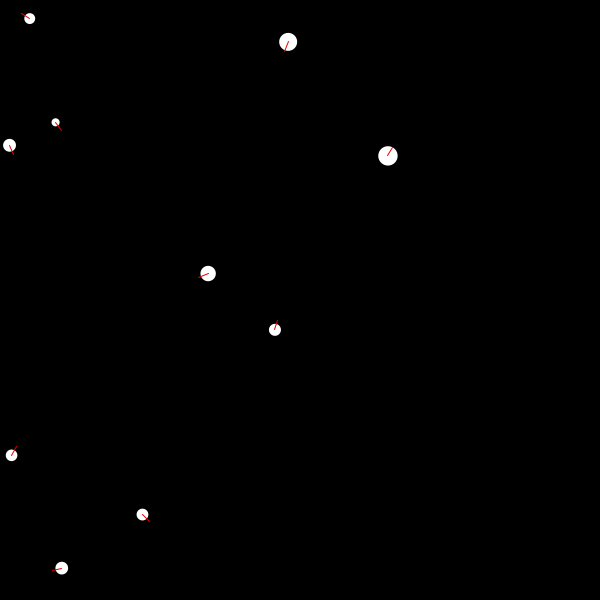
Frame 1 (no input)
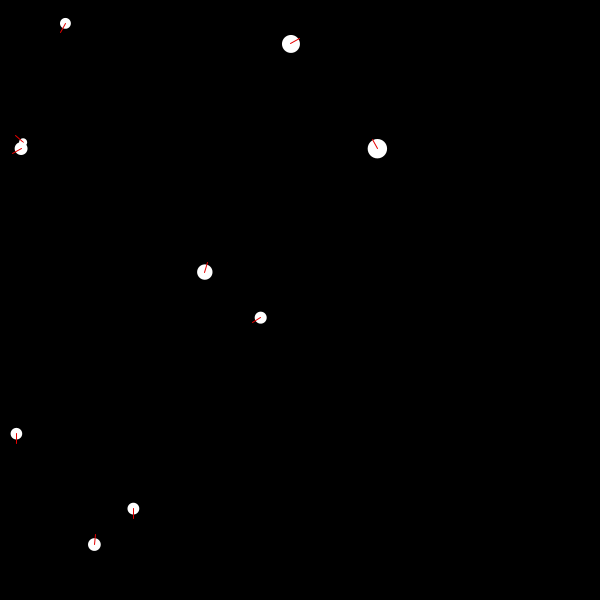
Frame 60 (the mouse pressed at the canvas centre just before this capture)
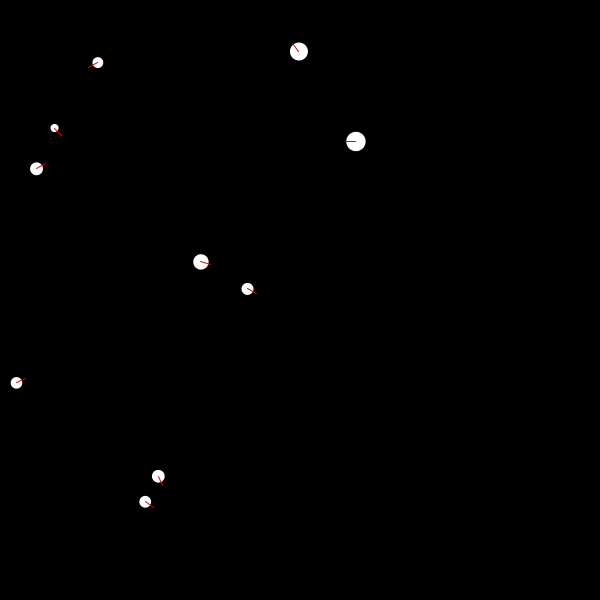
Frame 120 (the mouse held since frame 60 and released just before this capture)

The Processing sketch that drew these frames (run headless with seeded random() and noise(); from frame 60 on, the mouse is pressed at the canvas centre):

// Processing sketch: balls
// ── balls.pde

int n = 10;

ArrayList<Ball> balls;

void setup(){
  size(600,600);
  background(0);
  noStroke();
  
  balls = new ArrayList<Ball>();
  
  
  for( int i=0; i<n; i++){
    balls.add( new Ball() );
  }
  
}

void draw(){
  background(0);
  for(Ball b: balls){
    b.display();
    b.applyForce(PVector.random2D().setMag(10));
    b.update();
  }
}

void checkCollisions(){
  for(Ball a: balls){
    for(Ball b: balls){
      if(a.equals(b)) continue;
      float d = sqrt( pow((a.p.x-b.p.x),2) + pow((a.p.y-b.p.y),2) );
      //if(d<= a.r+b.r)
      
    }
  }
  
}


void mouseReleased(){
  balls.add( new Ball() );
}
// ── Ball.pde
class Ball {
  PVector p;
  PVector v;
  PVector a;
  float r;
  float m;
  
  Ball( int vx , int vy ){
    this.p = PVector.random2D();
    p.x = random(width);
    p.y = random(height);
    this.v = new PVector(vx,vy);
    
  }
  
  Ball(){
    this.p = PVector.random2D();
    p.x = random(width);
    p.y = random(height);
    this.v = new PVector();
    this.a = new PVector();
    this.r = random(4,10);
    this.m = r*r*PI;
  }
  
  void update(){
    p.add(v);
    v.add(a);
    a.mult(0);
    constrain();
  }
  void display(){
    pushMatrix();
    translate( p.x , p.y );
    noStroke();
    fill(255);
    ellipse( 0,0 , 2*r,2*r );
    popMatrix();
  }
  
  void applyForce(PVector f){
    pushMatrix();
    translate( p.x , p.y );
    stroke(230,0,0);
    line(0,0,f.x,f.y);
    popMatrix();
    this.a = f.div(this.m);
  }
  
  void constrain(){
    if(p.x<0||p.x>width) v.x *= -1;
    if(p.y<0||p.y>height) v.y *= -1;
  }
}
